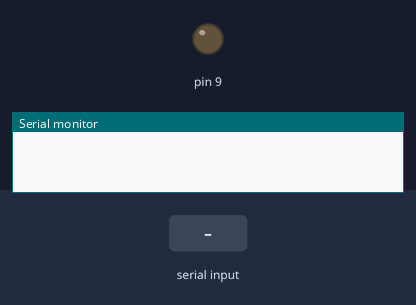
This sketch was run on a simulated Arduino Uno, built with avr-gcc and run on an emulated ATmega328P. Parts: output pins drawn as LEDs (lit = HIGH), the last lines printed to the serial monitor. Inputs (shaded band) come from the test bench.

Above: at 1.2 s.
1.3 s: "90,45\n" received over Serial
At 2.4 s:
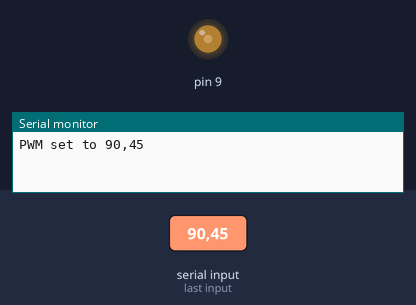
2.8 s: "5\n" received over Serial
At 3.4 s:
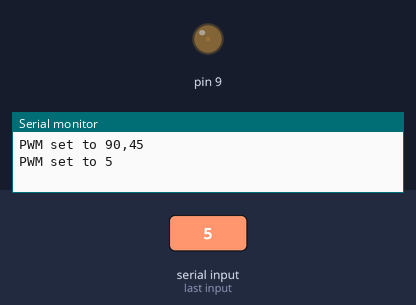
4.3 s: "200\n" received over Serial
At 4.6 s:
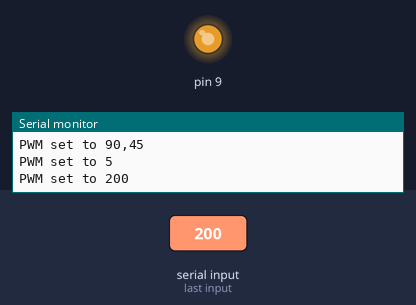
5.8 s: "90\n" received over Serial
At 6.9 s:
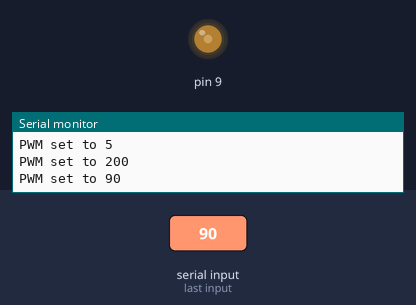
Timing chart, 0 to 8.3 s (numbered marks = the images above; inputs shaded):
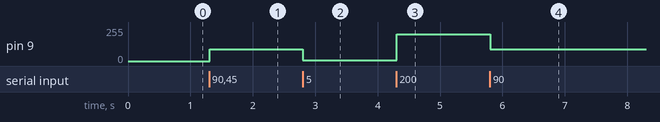

The sketch:

pwm_led.ino
```cpp
String inputString = "";
bool stringEnd = false;

void setup() {
  // put your setup code here, to run once:
  Serial.begin(9600);
  pinMode(9,OUTPUT);
  analogWrite(9,0);
}

void loop() {
  // put your main code here, to run repeatedly:
  if(stringEnd){
    inputString.trim();
    int pwmValue = inputString.toInt();
    analogWrite(9,pwmValue);
    Serial.println("PWM set to "+inputString);

    inputString = "";
    stringEnd = false;
  }
}

void serialEvent(){
  while(Serial.available()){
    char ch = Serial.read();
    if (ch == '\n') {
      stringEnd = true;
    } else {
      inputString += ch;
    }
  }
}
```

Measured:
- after the input at 1.3 s, pin 9: 0/255 → 90/255 at once
- after the input at 2.8 s, pin 9: 90/255 → 5/255 at once
- after the input at 4.3 s, pin 9: 5/255 → 200/255 at once
- after the input at 5.8 s, pin 9: 200/255 → 90/255 at once
